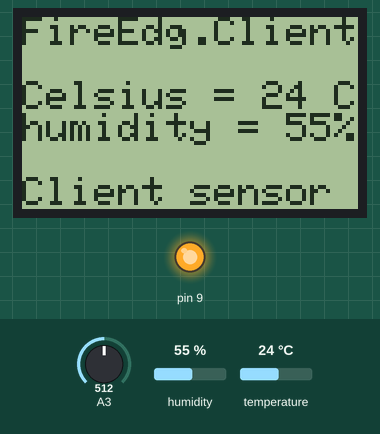
Recording of a sketch running on a simulated Arduino Nano, built with avr-gcc and run on an emulated ATmega328P. On the bench: 84×48 one-colour display, output pins drawn as LEDs (lit = HIGH). Inputs (shaded band) come from the test bench; at power-on: A3 = 512, temperature 24 °C, humidity 55 %. What the sketch prints to the serial monitor is not drawn.

Above: at 1.2 s.
1.3 s: A3 set to 122
At 4.7 s:
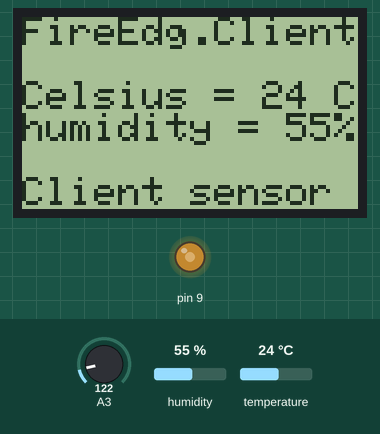
5.0 s: temperature set to 29 °C
At 8.0 s:
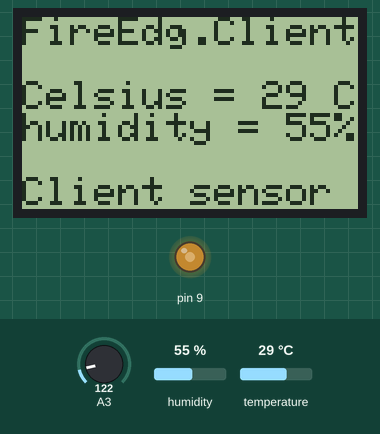
8.3 s: temperature set to 32 °C
At 11.0 s:
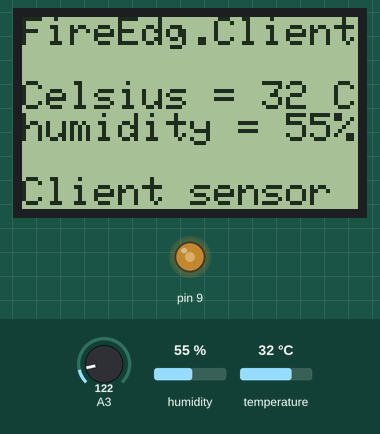
11.6 s: A3 set to 21
At 14.1 s:
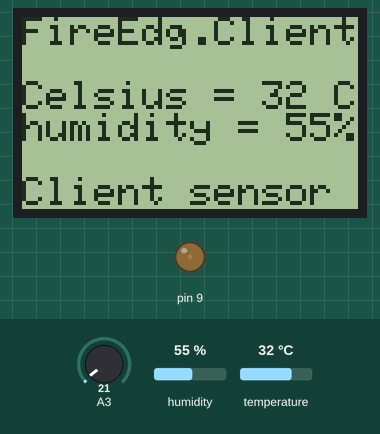
14.9 s: A3 set to 0
At 17.2 s:
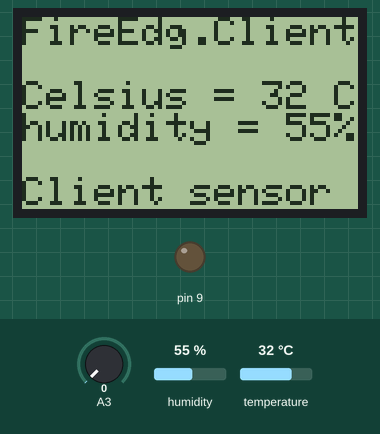
18.2 s: humidity set to 22 %
At 20.3 s:
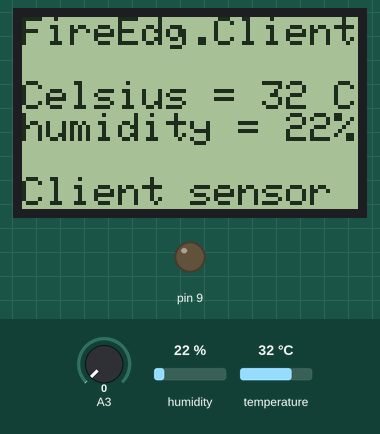
Timing chart, 0 to 21.8 s (numbered marks = the images above; inputs shaded):
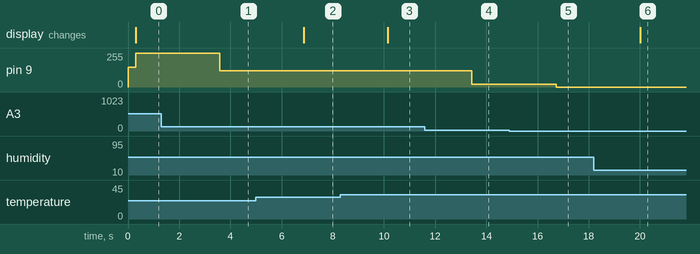

The sketch:

nano-zibgee-dht.ino
```cpp
//======== [ Arduino - Fire_Edge - LCD-Display_client ] ======== //
// --*
// --* ---------------------[編碼通訊實驗室]---------------------//
// --*
// --* version : V1.5
// --* 本程式為 Open source software 請注意使用
// --* 本程式專用於 [Fire_Edge - LCD-Display_client]
// --* 注意!! : 若造成任何損失本實驗室不付任何責任
// --*
// --* ---------------------[編碼通訊實驗室]---------------------//
// --*
//==============================================================//


//--------------[Display_client - 函數庫]--------------//
#include <PCD8544.h>
#include <dht.h>
#define dht_dpin 2
static  PCD8544 lcd;
char Hum_String[15];
char Temp_String[15];
dht DHT;
//---------------[Zigbee - 傳送封包Data]---------------//
//---ZigbeeDataTest: Leftaddress=[0x61.0x33]-Right=address=[0x70.0x35]---//
byte STM32HostID[]     = {0xFE,0x05,0x91,0x90,0x10,0x2D,0x00,0xFF}; //本機[Send-Data]
byte ZigbeeRightTest[] = {0xFE,0x05,0x91,0x90,0x70,0x35,0x00,0xFF}; //本機[Send-Data]
byte ZigbeeSendTest[]  = {0xFE,0x05,0x91,0x20,0x61,0x33,0x05,0xFF}; //本機[LED-TEST]
int ArrayNoise; int StateValue; int temperature; int humidity; int Photoresistance;


void setup() {
  Serial.begin(115200);
  analogWrite(9,150);
  lcd.begin(84, 48);
  pinMode(A3,INPUT);
}


void loop() {

for(int i=0;i<2;i++){
  DHT.read11(dht_dpin);
  temperature+=DHT.temperature;
  humidity+=DHT.humidity;
  delay(100);
}

  Photoresistance = analogRead(A3);
  Photoresistance/2;
  temperature=temperature/2;
  humidity=humidity/2;

  sprintf(Temp_String,"Celsius = %d C",temperature);
  sprintf(Hum_String,"humidity = %d%%",humidity);
  lcd.setCursor(0,0);
  lcd.print("FireEdg.Client");
  lcd.setCursor(0,2);
  lcd.print(Temp_String);
  lcd.setCursor(0,3);
  lcd.print(Hum_String);
  lcd.setCursor(0,5);
  lcd.print("Client sensor");
  analogWrite(9,Photoresistance);

    if (temperature<=30){
           StateValue=0x01;
           STM32HostID[6]=StateValue;
           Serial.write(STM32HostID, sizeof(STM32HostID));
           Serial.write(ZigbeeSendTest, sizeof(ZigbeeSendTest));
           delay(3000);
    }else if(temperature>=31){
            StateValue=0x02;
            STM32HostID[6]=StateValue;
            Serial.write(STM32HostID, sizeof(STM32HostID));
            Serial.write(ZigbeeSendTest, sizeof(ZigbeeSendTest));
            delay(3000);
    }
     StateValue= 0x00;
     temperature = 0;
     humidity = 0;
}
```

Measured:
- after the input at 1.3 s, pin 9: 255/255 → 122/255 after 2.3 s
- after the input at 5.0 s, the display: changes after 1.9 s (image 2)
- after the input at 8.3 s, the display: changes after 1.9 s (image 3)
- after the input at 11.6 s, pin 9: 122/255 → 21/255 after 1.8 s
- after the input at 14.9 s, pin 9: 21/255 → 0/255 after 1.8 s
- after the input at 18.2 s, the display: changes after 1.8 s (image 6)
